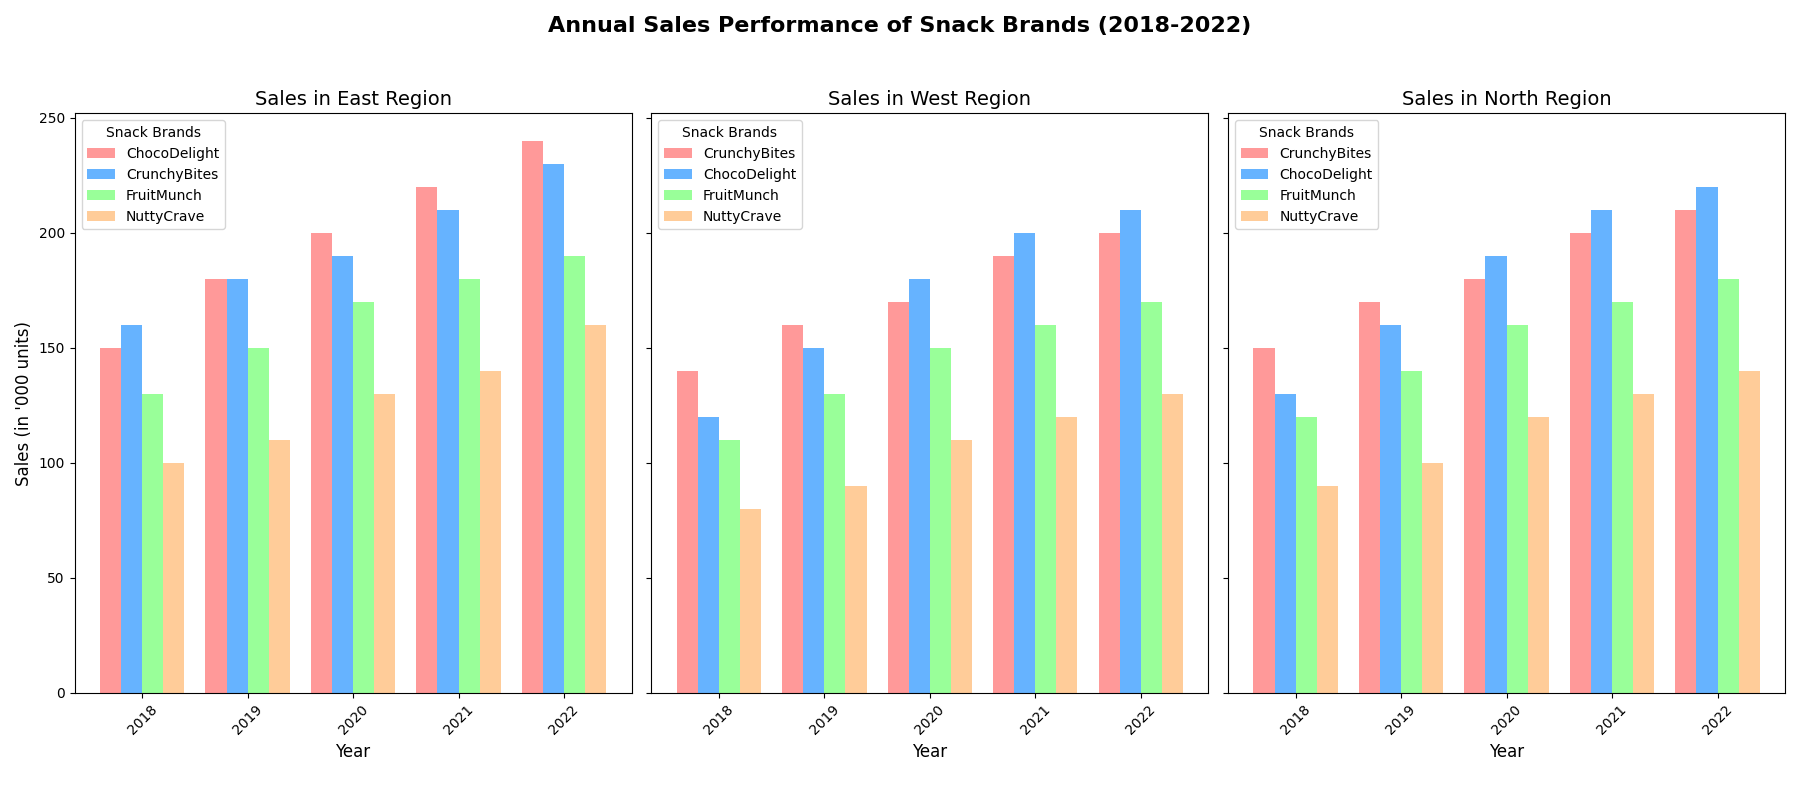

The Python source for this figure:
import matplotlib.pyplot as plt
import numpy as np

years = np.array([2018, 2019, 2020, 2021, 2022])
brands = ["CrunchyBites", "FruitMunch", "ChocoDelight", "NuttyCrave"]

sales_north = np.array([
    [150, 170, 180, 200, 210], 
    [120, 140, 160, 170, 180], 
    [130, 160, 190, 210, 220], 
    [90, 100, 120, 130, 140]    
])

sales_east = np.array([
    [160, 180, 190, 210, 230], 
    [130, 150, 170, 180, 190], 
    [150, 180, 200, 220, 240], 
    [100, 110, 130, 140, 160]   
])

sales_west = np.array([
    [140, 160, 170, 190, 200], 
    [110, 130, 150, 160, 170], 
    [120, 150, 180, 200, 210], 
    [80, 90, 110, 120, 130]     
])

def sort_sales(sales):
    total_sales = sales.sum(axis=1)
    sorted_indices = np.argsort(-total_sales)
    return sales[sorted_indices], [brands[i] for i in sorted_indices]

sales_north_sorted, brands_north_sorted = sort_sales(sales_north)
sales_east_sorted, brands_east_sorted = sort_sales(sales_east)
sales_west_sorted, brands_west_sorted = sort_sales(sales_west)

fig, axes = plt.subplots(1, 3, figsize=(18, 8), sharey=True)
colors = ['#ff9999','#66b3ff','#99ff99','#ffcc99']

# Switching the order of regions: previously "North", "East", "West"
for ax, region, sales, region_brands in zip(
    axes, 
    ["East", "West", "North"],  # Changed the order deliberately
    [sales_east_sorted, sales_west_sorted, sales_north_sorted], 
    [brands_east_sorted, brands_west_sorted, brands_north_sorted]
):
    bar_width = 0.2
    index = np.arange(len(years))
    
    for i, (brand, color) in enumerate(zip(region_brands, colors)):
        ax.bar(index + (i * bar_width), sales[i], bar_width, label=brand, color=color)
    
    ax.set_title(f'Sales in {region} Region', fontsize=14)
    ax.set_xlabel('Year', fontsize=12)
    ax.set_xticks(index + bar_width * 1.5)
    ax.set_xticklabels(years, rotation=45)
    ax.legend(title='Snack Brands')

axes[0].set_ylabel('Sales (in \'000 units)', fontsize=12)
fig.suptitle('Annual Sales Performance of Snack Brands (2018-2022)', fontsize=16, fontweight='bold')
plt.tight_layout(rect=[0, 0.03, 1, 0.95])
plt.show()
